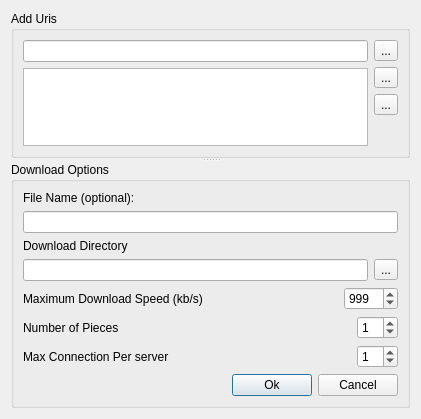
<?xml version="1.0" encoding="UTF-8"?>
<ui version="4.0">
 <class>NewDownloadDialog</class>
 <widget class="QDialog" name="NewDownloadDialog">
  <property name="geometry">
   <rect>
    <x>0</x>
    <y>0</y>
    <width>421</width>
    <height>419</height>
   </rect>
  </property>
  <property name="windowTitle">
   <string>Add URL</string>
  </property>
  <property name="windowIcon">
   <iconset resource="images.qrc">
    <normaloff>:/images/icons/project-development-new-template.png</normaloff>:/images/icons/project-development-new-template.png</iconset>
  </property>
  <layout class="QVBoxLayout" name="verticalLayout_7">
   <item>
    <widget class="QSplitter" name="splitter">
     <property name="orientation">
      <enum>Qt::Vertical</enum>
     </property>
     <widget class="QGroupBox" name="groupBox">
      <property name="title">
       <string>Add Uris</string>
      </property>
      <layout class="QHBoxLayout" name="horizontalLayout_5">
       <item>
        <layout class="QVBoxLayout" name="verticalLayout">
         <item>
          <widget class="QLineEdit" name="edtUrl"/>
         </item>
         <item>
          <widget class="QListWidget" name="listUrls">
           <property name="toolTip">
            <string>&lt;html&gt;&lt;head/&gt;&lt;body&gt;&lt;p&gt;All URLs should point to the same file&lt;/p&gt;&lt;/body&gt;&lt;/html&gt;</string>
           </property>
          </widget>
         </item>
        </layout>
       </item>
       <item>
        <layout class="QVBoxLayout" name="verticalLayout_2">
         <item>
          <widget class="QToolButton" name="btnAdd">
           <property name="toolTip">
            <string>Add url to the list</string>
           </property>
           <property name="text">
            <string>...</string>
           </property>
           <property name="icon">
            <iconset resource="images.qrc">
             <normaloff>:/images/icons/list-add.png</normaloff>:/images/icons/list-add.png</iconset>
           </property>
          </widget>
         </item>
         <item>
          <widget class="QToolButton" name="btnRemove">
           <property name="toolTip">
            <string>Remove url from the list</string>
           </property>
           <property name="text">
            <string>...</string>
           </property>
           <property name="icon">
            <iconset resource="images.qrc">
             <normaloff>:/images/icons/list-remove.png</normaloff>:/images/icons/list-remove.png</iconset>
           </property>
          </widget>
         </item>
         <item>
          <widget class="QToolButton" name="btnLoadFile">
           <property name="toolTip">
            <string>Load URLs from text file</string>
           </property>
           <property name="text">
            <string>...</string>
           </property>
           <property name="icon">
            <iconset resource="images.qrc">
             <normaloff>:/images/icons/document-edit-sign.png</normaloff>:/images/icons/document-edit-sign.png</iconset>
           </property>
          </widget>
         </item>
         <item>
          <spacer name="verticalSpacer_2">
           <property name="orientation">
            <enum>Qt::Vertical</enum>
           </property>
           <property name="sizeHint" stdset="0">
            <size>
             <width>20</width>
             <height>40</height>
            </size>
           </property>
          </spacer>
         </item>
        </layout>
       </item>
      </layout>
     </widget>
     <widget class="QGroupBox" name="groupBox_2">
      <property name="title">
       <string>Download Options</string>
      </property>
      <layout class="QVBoxLayout" name="verticalLayout_3">
       <item>
        <widget class="QLabel" name="label_2">
         <property name="text">
          <string>File Name (optional):</string>
         </property>
        </widget>
       </item>
       <item>
        <widget class="QLineEdit" name="edtFileName"/>
       </item>
       <item>
        <widget class="QLabel" name="label">
         <property name="text">
          <string>Download Directory</string>
         </property>
        </widget>
       </item>
       <item>
        <layout class="QVBoxLayout" name="verticalLayout_4">
         <item>
          <layout class="QHBoxLayout" name="horizontalLayout_2">
           <item>
            <widget class="QLineEdit" name="edtDir"/>
           </item>
           <item>
            <widget class="QToolButton" name="btnDir">
             <property name="text">
              <string>...</string>
             </property>
            </widget>
           </item>
          </layout>
         </item>
        </layout>
       </item>
       <item>
        <layout class="QHBoxLayout" name="horizontalLayout">
         <item>
          <widget class="QLabel" name="label_4">
           <property name="text">
            <string>Maximum Download Speed (kb/s)</string>
           </property>
          </widget>
         </item>
         <item>
          <spacer name="horizontalSpacer_2">
           <property name="orientation">
            <enum>Qt::Horizontal</enum>
           </property>
           <property name="sizeHint" stdset="0">
            <size>
             <width>40</width>
             <height>20</height>
            </size>
           </property>
          </spacer>
         </item>
         <item>
          <widget class="QSpinBox" name="spinSpeed">
           <property name="maximum">
            <number>9999</number>
           </property>
           <property name="value">
            <number>999</number>
           </property>
          </widget>
         </item>
        </layout>
       </item>
       <item>
        <layout class="QHBoxLayout" name="horizontalLayout_3">
         <item>
          <widget class="QLabel" name="label_5">
           <property name="text">
            <string>Number of Pieces</string>
           </property>
          </widget>
         </item>
         <item>
          <spacer name="horizontalSpacer_3">
           <property name="orientation">
            <enum>Qt::Horizontal</enum>
           </property>
           <property name="sizeHint" stdset="0">
            <size>
             <width>40</width>
             <height>20</height>
            </size>
           </property>
          </spacer>
         </item>
         <item>
          <widget class="QSpinBox" name="spinPieces">
           <property name="value">
            <number>1</number>
           </property>
          </widget>
         </item>
        </layout>
       </item>
       <item>
        <layout class="QHBoxLayout" name="horizontalLayout_4">
         <item>
          <widget class="QLabel" name="label_6">
           <property name="text">
            <string>Max Connection Per server</string>
           </property>
          </widget>
         </item>
         <item>
          <spacer name="horizontalSpacer_4">
           <property name="orientation">
            <enum>Qt::Horizontal</enum>
           </property>
           <property name="sizeHint" stdset="0">
            <size>
             <width>40</width>
             <height>20</height>
            </size>
           </property>
          </spacer>
         </item>
         <item>
          <widget class="QSpinBox" name="spinConnectionsPerServer">
           <property name="value">
            <number>1</number>
           </property>
          </widget>
         </item>
        </layout>
       </item>
       <item>
        <layout class="QHBoxLayout" name="horizontalLayout_6">
         <item>
          <spacer name="horizontalSpacer">
           <property name="orientation">
            <enum>Qt::Horizontal</enum>
           </property>
           <property name="sizeHint" stdset="0">
            <size>
             <width>40</width>
             <height>20</height>
            </size>
           </property>
          </spacer>
         </item>
         <item>
          <widget class="QPushButton" name="btnOk">
           <property name="text">
            <string>Ok</string>
           </property>
           <property name="icon">
            <iconset resource="images.qrc">
             <normaloff>:/images/icons/dialog-ok.png</normaloff>:/images/icons/dialog-ok.png</iconset>
           </property>
          </widget>
         </item>
         <item>
          <widget class="QPushButton" name="btnCancel">
           <property name="text">
            <string>Cancel</string>
           </property>
           <property name="icon">
            <iconset resource="images.qrc">
             <normaloff>:/images/icons/dialog-cancel.png</normaloff>:/images/icons/dialog-cancel.png</iconset>
           </property>
          </widget>
         </item>
        </layout>
       </item>
      </layout>
     </widget>
    </widget>
   </item>
  </layout>
 </widget>
 <resources>
  <include location="images.qrc"/>
 </resources>
 <connections/>
 <slots>
  <slot>addDownload()</slot>
  <slot>selectDownloadDir()</slot>
 </slots>
</ui>
